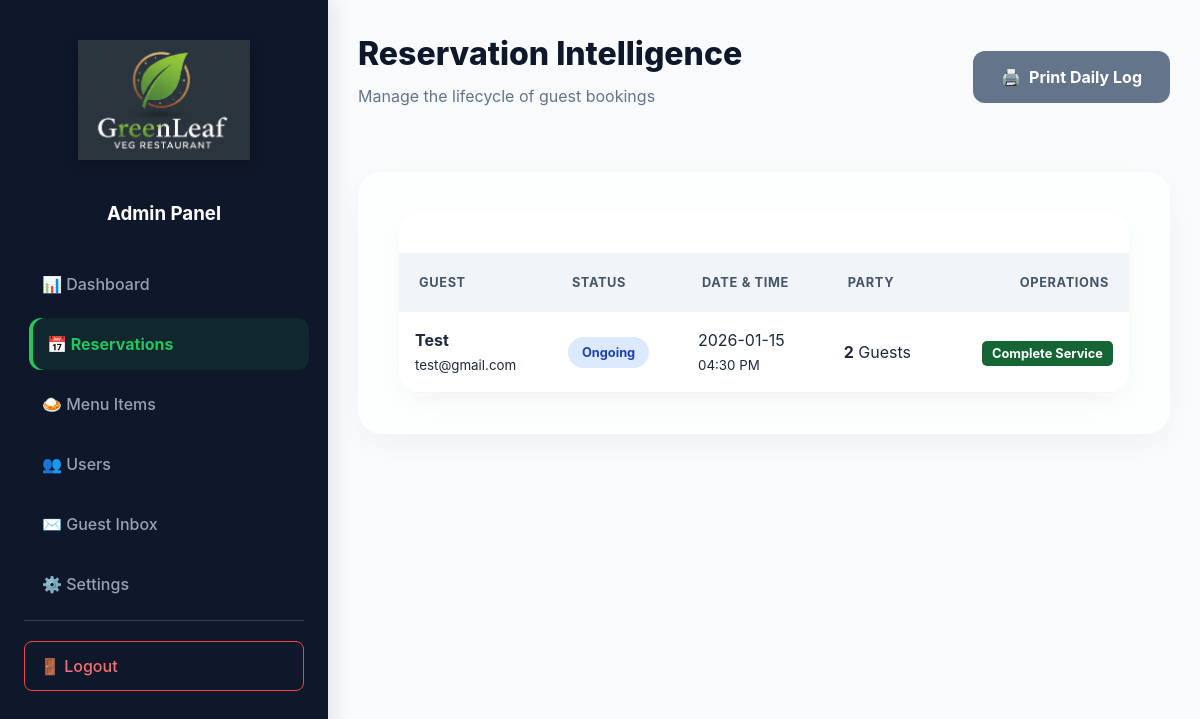
Page /admin/manage-reservations.php (signed in) on the earlier database version.
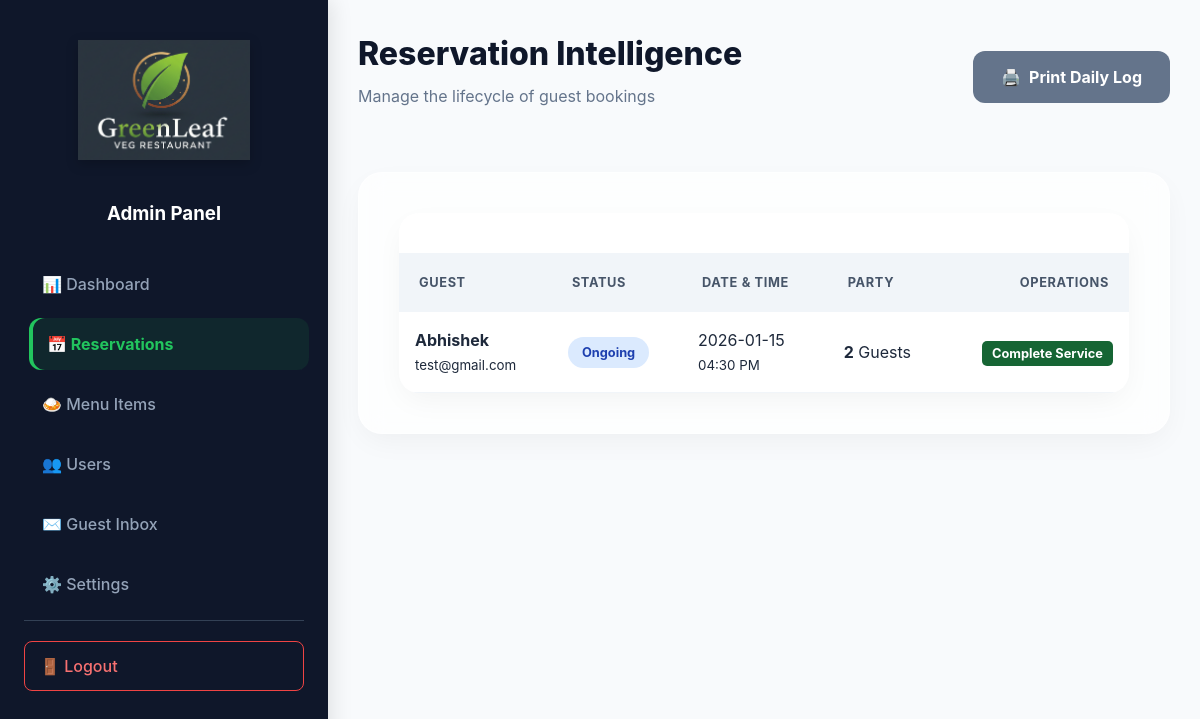
Same page on the later database version.
### tables this page shows
CREATE TABLE `reservations` (
  `id` int(11) NOT NULL,
  `name` varchar(100) NOT NULL,
  `email` varchar(100) NOT NULL,
  `phone` varchar(20) NOT NULL,
  `guests` int(11) NOT NULL,
  `reservation_date` date NOT NULL,
  `reservation_time` varchar(5) NOT NULL,
  `user_id` int(11) DEFAULT NULL,
  `created_at` timestamp NOT NULL DEFAULT current_timestamp() ON UPDATE current_timestamp(),
  `status` enum('pending','ongoing','completed','cancelled') DEFAULT 'pending'
);

### admin/manage-reservations.php (the view, shortened to what this page needs)
<?php
require 'config.php';
$activePage = 'reservations';
$today = date('Y-m-d');
$dbh->prepare("UPDATE reservations SET status = 'cancelled'
               WHERE reservation_date < ? AND status = 'pending'")
    ->execute([$today]);
$stmt = $dbh->query("SELECT * FROM reservations ORDER BY reservation_date DESC, reservation_time ASC");
$reservations = $stmt->fetchAll(PDO::FETCH_ASSOC);
?>
<!DOCTYPE html>
<html lang="en">
<head>
    <link rel="stylesheet" href="assets/css/admin-styles.css">
</head>
<body class="admin-body">
    <div class="admin-container">
        <?php include 'sidebar.php'; ?>
        <main class="admin-main">
            <header class="admin-header">
                <div class="header-title">
                    <h2>Reservation Intelligence</h2>
                    <p class="subtitle">Manage the lifecycle of guest bookings</p>
                </div>
                <div class="header-actions">
                    <a href="print-reservations.php" target="_blank" class="admin-login-btn" style="text-decoration:none; background:#64748b; display:flex; align-items:center; gap:8px;">
                        <span>🖨️</span> Print Daily Log
                    </a>
                </div>
            </header>
            <section class="admin-card glass-morph">
                <div class="table-responsive">
                    <table class="admin-table">
                        <thead>
                            <tr>
                                <th>Guest</th>
                                <th>Status</th>
                                <th>Date & Time</th>
                                <th>Party</th>
                                <th style="text-align:right;">Operations</th>
                            </tr>
                        </thead>
                        <tbody>
                            <?php foreach ($reservations as $res): ?>
                            <tr class="table-row-hover">
                                <td>
                                    <strong><?php echo htmlspecialchars($res['name']); ?></strong><br>
                                    <small><?php echo htmlspecialchars($res['email']); ?></small>
                                </td>
                                <td>
                                    <span class="badge badge-<?php echo $res['status']; ?>">
                                        <?php echo ucfirst($res['status']); ?>
                                    </span>
                                </td>
                                <td>
                                    <?php echo $res['reservation_date']; ?><br>
                                    <small><?php echo date('h:i A', strtotime($res['reservation_time'])); ?></small>
                                </td>
                                <td><strong><?php echo $res['guests']; ?></strong> Guests</td>
                                <td style="text-align:right;">
                                    <?php if($res['status'] == 'pending'): ?>
                                        <a href="?update_id=<?php echo $res['id']; ?>&new_status=ongoing" class="action-btn checkin">Check-in</a>
                                        <a href="?update_id=<?php echo $res['id']; ?>&new_status=cancelled" class="action-btn cancel" onclick="return confirm('Cancel this booking?')">Cancel</a>
                                    <?php elseif($res['status'] == 'ongoing'): ?>
                                        <a href="?update_id=<?php echo $res['id']; ?>&new_status=completed" class="action-btn complete">Complete Service</a>
                                    <?php else: ?>
                                        <span style="color:#94a3b8; font-size:0.8rem;">No actions</span>
                                    <?php endif; ?>
                                </td>
                            </tr>
                            <?php endforeach; ?>
                        </tbody>
                    </table>
                </div>
            </section>
        </main>
    </div>
</body>
</html>

### admin/sidebar.php
<aside class="admin-sidebar">
    <div class="admin-logo">
        <img src="assets/img/logo.png" alt="GreenLeaf Logo" class="sidebar-logo">
        <h3>Admin Panel</h3>
    </div>
    <nav class="sidebar-nav">
        <a href="dashboard.php" class="<?php echo ($activePage == 'dashboard') ? 'active' : ''; ?>">📊 Dashboard</a>
        <a href="manage-reservations.php" class="<?php echo ($activePage == 'reservations') ? 'active' : ''; ?>">📅 Reservations</a>
        <a href="manage-menu.php" class="<?php echo ($activePage == 'menu') ? 'active' : ''; ?>">🍛 Menu Items</a>
        <a href="manage-users.php" class="<?php echo ($activePage == 'users') ? 'active' : ''; ?>">👥 Users</a>
        <a href="inbox.php" class="<?php echo ($activePage == 'inbox') ? 'active' : ''; ?>">✉️ Guest Inbox</a>
        <a href="settings.php" class="<?php echo ($activePage == 'settings') ? 'active' : ''; ?>">⚙️ Settings</a>
        <hr style="border: 0; border-top: 1px solid #334155; margin: 10px 0;">
        <a href="logout.php" class="logout-link">🚪 Logout</a>
    </nav>
</aside>

### admin/assets/css/admin-styles.css (style rules this page uses)
:root { --admin-bg: #f8fafc; --sidebar-bg: #0f172a; --primary-green: #15803d; --accent-green: #22c55e; --text-main: #1e293b; --text-muted: #64748b; --error-red: #ef4444; --glass-white: rgba(255, 255, 255, 0.7); --shadow-premium: 0 10px 30px -5px rgba(0, 0, 0, 0.05); }
.admin-body { background: var(--admin-bg); margin: 0; font-family: 'Inter', system-ui, -apple-system, sans-serif; color: var(--text-main); line-height: 1.5; }
.admin-container { display: flex; min-height: 100vh; }
.admin-sidebar { width: 280px; background: var(--sidebar-bg); color: white; position: sticky; top: 0; height: 100vh; padding: 2.5rem 1.5rem; box-shadow: 4px 0 20px rgba(0,0,0,0.1); z-index: 100; }
.admin-logo { margin-bottom: 30px; text-align: center; }
.sidebar-logo { height: 120px; width: auto; margin-bottom: 30px; display: block; margin: 0 auto 2.5rem; filter: drop-shadow(0 4px 6px rgba(0,0,0,0.2)); }
.sidebar-nav a { display: flex; color: #94a3b8; text-decoration: none; align-items: center; gap: 12px; padding: 14px 18px; border-radius: 12px; margin-bottom: 8px; transition: all 0.25s cubic-bezier(0.4, 0, 0.2, 1); font-weight: 500; }
.sidebar-nav a.active { font-weight: 700; box-shadow: inset 4px 0 0 var(--accent-green); }
.sidebar-nav a:hover, .sidebar-nav a.active { background: rgba(21, 128, 61, 0.15); color: var(--accent-green); transform: translateX(5px); }
.sidebar-nav a.logout-link { display: block; color: #ef4444; padding: 12px 15px; border: 1px solid #ef4444; border-radius: 8px; margin-top: 20px; transition: 0.3s; color: #f87171; }
.admin-main { flex: 1; padding: 30px; }
.admin-header { display: flex; justify-content: space-between; align-items: center; margin-bottom: 3rem; }
.admin-card { background: white; padding: 25px; border-radius: 12px; box-shadow: 0 4px 6px rgba(0,0,0,0.05); }
.admin-login-btn { background: var(--primary-green); color: white; border: none; cursor: pointer; font-size: 1rem; transition: background 0.3s; padding: 14px 28px; border-radius: 12px; font-weight: 700; }
.admin-table { width: 100%; margin-top: 2.5rem; border: none; border-radius: 24px; border-collapse: collapse; }
.admin-table th { text-transform: uppercase; font-size: 0.75rem; letter-spacing: 0.05em; color: var(--text-muted); background: #f1f5f9; padding: 16px; border-bottom: 20px solid #215ead; text-align: center; }
.admin-table td { padding: 16px; border-bottom: 1px solid #f1f5f9; }
.admin-card.glass-morph { backdrop-filter: blur(12px); -webkit-backdrop-filter: blur(12px); border: 1px solid rgba(255, 255, 255, 0.5); border-radius: 24px; background: var(--glass-white); padding: 2.5rem; box-shadow: var(--shadow-premium); transition: transform 0.3s ease; }
.header-title h2 { font-weight: 800; color: var(--sidebar-bg); margin: 0; font-size: 2rem; }
.subtitle { color: var(--text-muted); font-size: 1rem; margin-top: 6px; }
.table-responsive { overflow-x: auto; border-radius: 20px; overflow-y: hidden; background: white; box-shadow: var(--shadow-premium); }
.admin-table thead th { color: #475569; font-weight: 700; text-transform: uppercase; letter-spacing: 0.05em; border: none; background: #f1f5f9; font-size: 0.8rem; padding: 20px; text-align: left; }
.table-row-hover { transition: background 0.2s ease; }
.badge { display: inline-block; font-size: 0.8rem; font-weight: 700; padding: 6px 14px; border-radius: 50px; }
.badge-ongoing { background: #dbeafe; color: #1e40af; }
.action-btn { padding: 5px 10px; border-radius: 5px; text-decoration: none; font-size: 0.8rem; font-weight: bold; transition: all 0.3s ease; justify-content: center; }
.complete { background: #166534; color: white; }
.header-actions { display: flex; align-items: center; gap: 15px; }

Differences in the rows shown:
removed reservations: name "Test", email "test@gmail.com", status "Ongoing", reservation_date "2026-01-15", reservation_time "04:30 PM", guests "2"
added reservations: name "Abhishek", email "test@gmail.com", status "Ongoing", reservation_date "2026-01-15", reservation_time "04:30 PM", guests "2"
